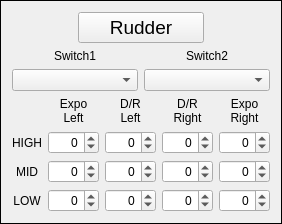
        <widget class="QFrame" name="RUD_Frame">
         <property name="frameShape">
          <enum>QFrame::Panel</enum>
         </property>
         <property name="frameShadow">
          <enum>QFrame::Plain</enum>
         </property>
         <layout class="QGridLayout" name="gridLayout_10">
          <item row="2" column="0" colspan="2">
           <widget class="QComboBox" name="RUD_edrSw1"/>
          </item>
          <item row="2" column="2" colspan="2">
           <widget class="QComboBox" name="RUD_edrSw2"/>
          </item>
          <item row="3" column="0" colspan="4">
           <layout class="QGridLayout" name="gridLayout_9">
            <item row="1" column="0">
             <widget class="QLabel" name="label_37">
              <property name="text">
               <string>HIGH</string>
              </property>
              <property name="alignment">
               <set>Qt::AlignCenter</set>
              </property>
             </widget>
            </item>
            <item row="1" column="1">
             <widget class="QSpinBox" name="RUD_ExpoLHi">
              <property name="alignment">
               <set>Qt::AlignRight|Qt::AlignTrailing|Qt::AlignVCenter</set>
              </property>
              <property name="accelerated">
               <bool>true</bool>
              </property>
              <property name="minimum">
               <number>-100</number>
              </property>
              <property name="maximum">
               <number>100</number>
              </property>
             </widget>
            </item>
            <item row="1" column="2">
             <widget class="QSpinBox" name="RUD_DrLHi">
              <property name="alignment">
               <set>Qt::AlignRight|Qt::AlignTrailing|Qt::AlignVCenter</set>
              </property>
              <property name="accelerated">
               <bool>true</bool>
              </property>
              <property name="minimum">
               <number>-100</number>
              </property>
              <property name="maximum">
               <number>100</number>
              </property>
             </widget>
            </item>
            <item row="1" column="3">
             <widget class="QSpinBox" name="RUD_DrRHi">
              <property name="alignment">
               <set>Qt::AlignRight|Qt::AlignTrailing|Qt::AlignVCenter</set>
              </property>
              <property name="accelerated">
               <bool>true</bool>
              </property>
              <property name="minimum">
               <number>-100</number>
              </property>
              <property name="maximum">
               <number>100</number>
              </property>
             </widget>
            </item>
            <item row="1" column="4">
             <widget class="QSpinBox" name="RUD_ExpoRHi">
              <property name="alignment">
               <set>Qt::AlignRight|Qt::AlignTrailing|Qt::AlignVCenter</set>
              </property>
              <property name="accelerated">
               <bool>true</bool>
              </property>
              <property name="minimum">
               <number>-100</number>
              </property>
              <property name="maximum">
               <number>100</number>
              </property>
             </widget>
            </item>
            <item row="2" column="0">
             <widget class="QLabel" name="label_38">
              <property name="text">
               <string>MID</string>
              </property>
              <property name="alignment">
               <set>Qt::AlignCenter</set>
              </property>
             </widget>
            </item>
            <item row="2" column="1">
             <widget class="QSpinBox" name="RUD_ExpoLMid">
              <property name="alignment">
               <set>Qt::AlignRight|Qt::AlignTrailing|Qt::AlignVCenter</set>
              </property>
              <property name="accelerated">
               <bool>true</bool>
              </property>
              <property name="minimum">
               <number>-100</number>
              </property>
              <property name="maximum">
               <number>100</number>
              </property>
             </widget>
            </item>
            <item row="2" column="2">
             <widget class="QSpinBox" name="RUD_DrLMid">
              <property name="alignment">
               <set>Qt::AlignRight|Qt::AlignTrailing|Qt::AlignVCenter</set>
              </property>
              <property name="accelerated">
               <bool>true</bool>
              </property>
              <property name="minimum">
               <number>-100</number>
              </property>
              <property name="maximum">
               <number>100</number>
              </property>
             </widget>
            </item>
            <item row="2" column="3">
             <widget class="QSpinBox" name="RUD_DrRMid">
              <property name="alignment">
               <set>Qt::AlignRight|Qt::AlignTrailing|Qt::AlignVCenter</set>
              </property>
              <property name="accelerated">
               <bool>true</bool>
              </property>
              <property name="minimum">
               <number>-100</number>
              </property>
              <property name="maximum">
               <number>100</number>
              </property>
             </widget>
            </item>
            <item row="2" column="4">
             <widget class="QSpinBox" name="RUD_ExpoRMid">
              <property name="alignment">
               <set>Qt::AlignRight|Qt::AlignTrailing|Qt::AlignVCenter</set>
              </property>
              <property name="accelerated">
               <bool>true</bool>
              </property>
              <property name="minimum">
               <number>-100</number>
              </property>
              <property name="maximum">
               <number>100</number>
              </property>
             </widget>
            </item>
            <item row="3" column="0">
             <widget class="QLabel" name="label_39">
              <property name="text">
               <string>LOW</string>
              </property>
              <property name="alignment">
               <set>Qt::AlignCenter</set>
              </property>
             </widget>
            </item>
            <item row="3" column="1">
             <widget class="QSpinBox" name="RUD_ExpoLLow">
              <property name="alignment">
               <set>Qt::AlignRight|Qt::AlignTrailing|Qt::AlignVCenter</set>
              </property>
              <property name="accelerated">
               <bool>true</bool>
              </property>
              <property name="minimum">
               <number>-100</number>
              </property>
              <property name="maximum">
               <number>100</number>
              </property>
             </widget>
            </item>
            <item row="3" column="2">
             <widget class="QSpinBox" name="RUD_DrLLow">
              <property name="alignment">
               <set>Qt::AlignRight|Qt::AlignTrailing|Qt::AlignVCenter</set>
              </property>
              <property name="accelerated">
               <bool>true</bool>
              </property>
              <property name="minimum">
               <number>-100</number>
              </property>
              <property name="maximum">
               <number>100</number>
              </property>
             </widget>
            </item>
            <item row="3" column="3">
             <widget class="QSpinBox" name="RUD_DrRLow">
              <property name="alignment">
               <set>Qt::AlignRight|Qt::AlignTrailing|Qt::AlignVCenter</set>
              </property>
              <property name="accelerated">
               <bool>true</bool>
              </property>
              <property name="minimum">
               <number>-100</number>
              </property>
              <property name="maximum">
               <number>100</number>
              </property>
             </widget>
            </item>
            <item row="3" column="4">
             <widget class="QSpinBox" name="RUD_ExpoRLow">
              <property name="alignment">
               <set>Qt::AlignRight|Qt::AlignTrailing|Qt::AlignVCenter</set>
              </property>
              <property name="accelerated">
               <bool>true</bool>
              </property>
              <property name="minimum">
               <number>-100</number>
              </property>
              <property name="maximum">
               <number>100</number>
              </property>
             </widget>
            </item>
            <item row="0" column="1">
             <widget class="QLabel" name="label_64">
              <property name="text">
               <string>Expo
Left</string>
              </property>
              <property name="alignment">
               <set>Qt::AlignCenter</set>
              </property>
             </widget>
            </item>
            <item row="0" column="2">
             <widget class="QLabel" name="label_65">
              <property name="text">
               <string>D/R
Left</string>
              </property>
              <property name="alignment">
               <set>Qt::AlignCenter</set>
              </property>
             </widget>
            </item>
            <item row="0" column="3">
             <widget class="QLabel" name="label_69">
              <property name="text">
               <string>D/R
Right</string>
              </property>
              <property name="alignment">
               <set>Qt::AlignCenter</set>
              </property>
             </widget>
            </item>
            <item row="0" column="4">
             <widget class="QLabel" name="label_77">
              <property name="text">
               <string>Expo
Right</string>
              </property>
              <property name="alignment">
               <set>Qt::AlignCenter</set>
              </property>
             </widget>
            </item>
           </layout>
          </item>
          <item row="1" column="0" colspan="2">
           <widget class="QLabel" name="label_42">
            <property name="text">
             <string>Switch1</string>
            </property>
            <property name="alignment">
             <set>Qt::AlignCenter</set>
            </property>
           </widget>
          </item>
          <item row="1" column="2" colspan="2">
           <widget class="QLabel" name="label_43">
            <property name="text">
             <string>Switch2</string>
            </property>
            <property name="alignment">
             <set>Qt::AlignCenter</set>
            </property>
           </widget>
          </item>
          <item row="0" column="1" colspan="2">
           <widget class="QPushButton" name="pushButton_1">
            <property name="font">
             <font>
              <pointsize>14</pointsize>
             </font>
            </property>
            <property name="text">
             <string>Rudder</string>
            </property>
           </widget>
          </item>
         </layout>
        </widget>
